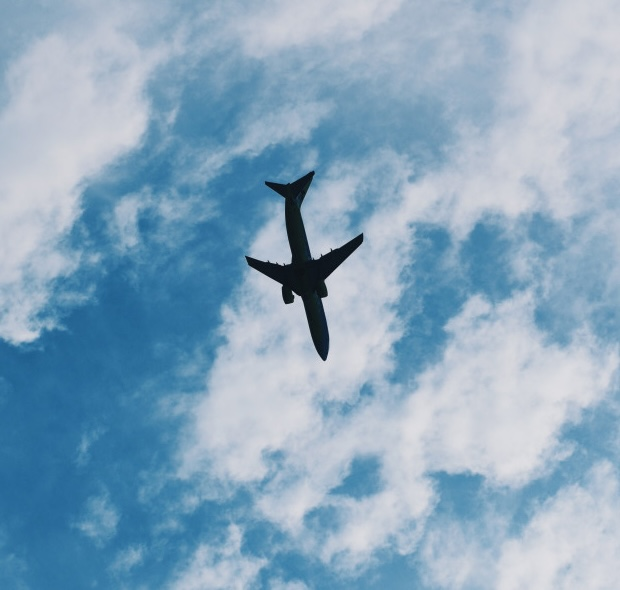
#> input picture src/8_similar.jpg, 620 x 590 px, given in place of 8_similar.jpeg, which was not available
$ python 'Keypoint Matching (ORB).py'
#> lines starting #> are read from the running program, lines starting #| are printed output that depends on the picture; pictures that were not available may be replaced by others from this repository, and a replacement may not be noted
import cv2
import numpy as np

def keypoint_matching(template_path, image_path):
    # Загрузка изображения и шаблона
#> called with template_path = 'src/8_crop.jpg', image_path = 'src/8_similar.jpeg'
    image = cv2.imread(image_path)
#> image is the input picture: shape (590, 620, 3); mean B, G, R 190.5, 167.5, 137.3
    template = cv2.imread(template_path, 0)
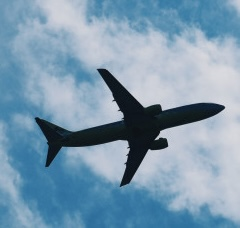
#> input picture src/8_crop.jpg, 240 x 228 px
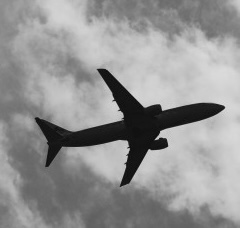
#> template: shape (228, 240); min 6, max 222, mean 147.7

    # Преобразование изображения в оттенки серого
    image_gray = cv2.cvtColor(image, cv2.COLOR_BGR2GRAY)
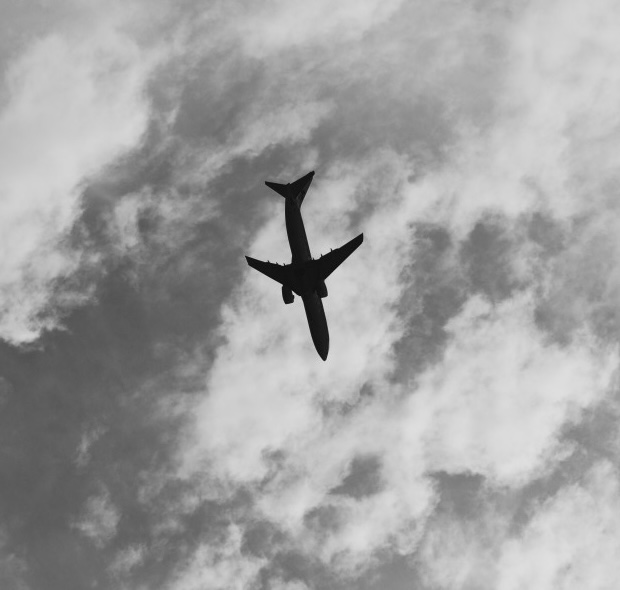
#> image_gray: shape (590, 620); min 7, max 224, mean 161.1

    # Инициализация ORB детектора
    orb = cv2.ORB_create()

    # Нахождение ключевых точек и дескрипторов
    keypoints_template, descriptors_template = orb.detectAndCompute(template, None)
#> keypoints_template = 189 keypoints; strongest (x, y, size): (162, 135, 64.3), (149, 150, 31), (166, 143, 53.6), (163, 138, 44.6)
    keypoints_image, descriptors_image = orb.detectAndCompute(image_gray, None)
#> keypoints_image = 467 keypoints; strongest (x, y, size): (324, 359, 31), (323, 356, 53.6), (287, 301, 53.6), (281, 285, 31)

    # Создание BFMatcher для сопоставления дескрипторов
    bf = cv2.BFMatcher(cv2.NORM_HAMMING, crossCheck=True)

    # Сопоставление дескрипторов
    matches = bf.match(descriptors_template, descriptors_image)
#> matches = 154 matches
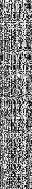
#> descriptors_template: shape (189, 32); min 0, max 255, mean 129.8

    # Сортировка совпадений по расстоянию
    matches = sorted(matches, key=lambda x: x.distance)

    # Рисование совпадений на изображении
    result_image = cv2.drawMatches(template, keypoints_template, image, keypoints_image, matches[:10], None, flags=cv2.DrawMatchesFlags_NOT_DRAW_SINGLE_POINTS)
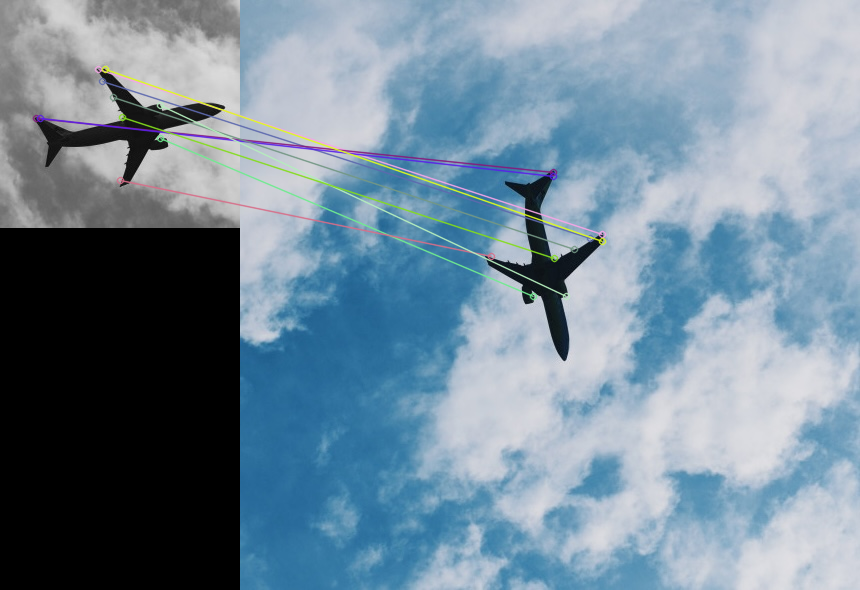
#> result_image: shape (590, 860, 3); mean B, G, R 152.9, 136.7, 115.3

    # Отображение результата
    cv2.imshow('Result', result_image)
    cv2.waitKey(0)
    cv2.destroyAllWindows()

# Пример использования
keypoint_matching('src/8_crop.jpg', 'src/8_similar.jpeg')
